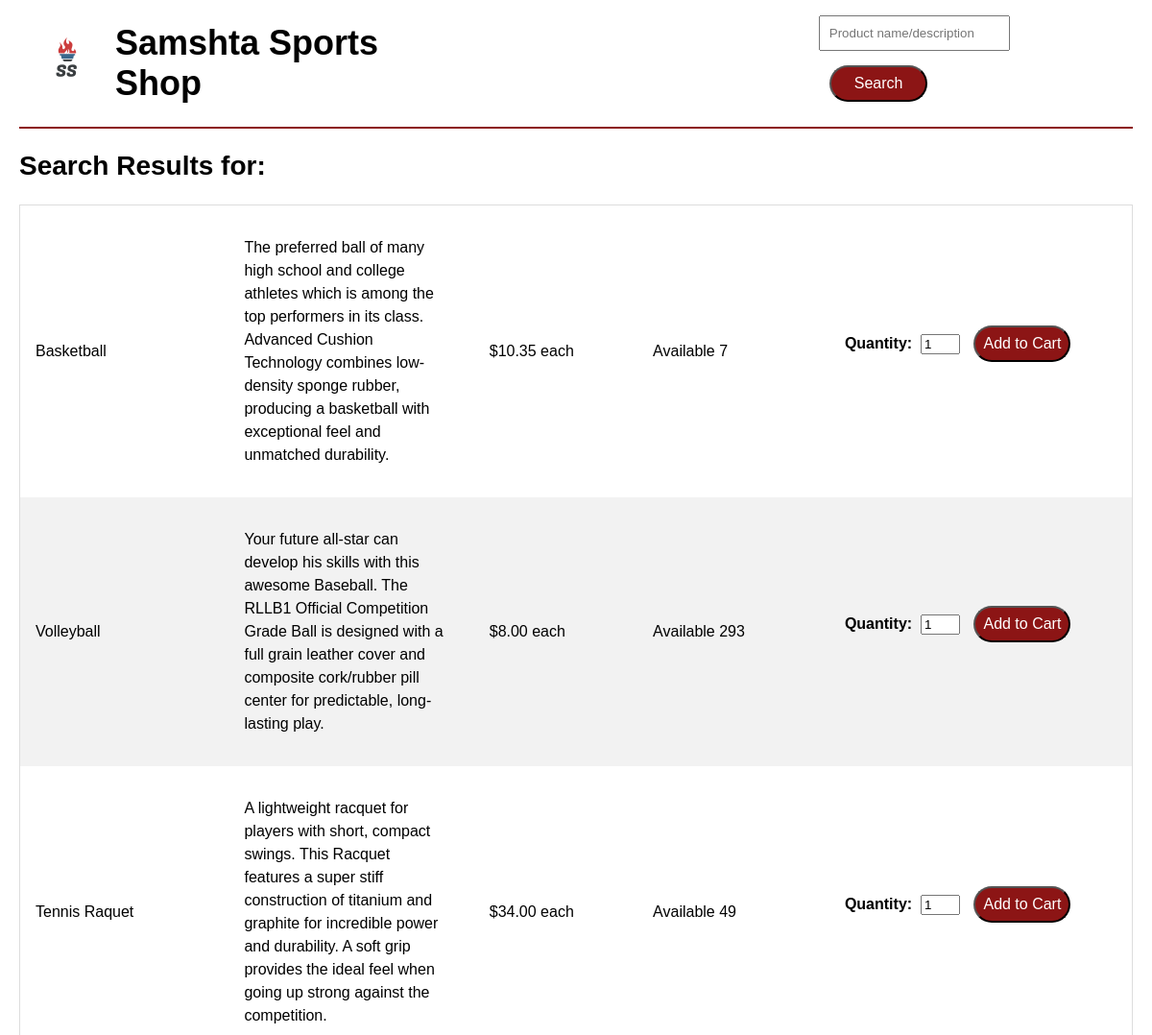
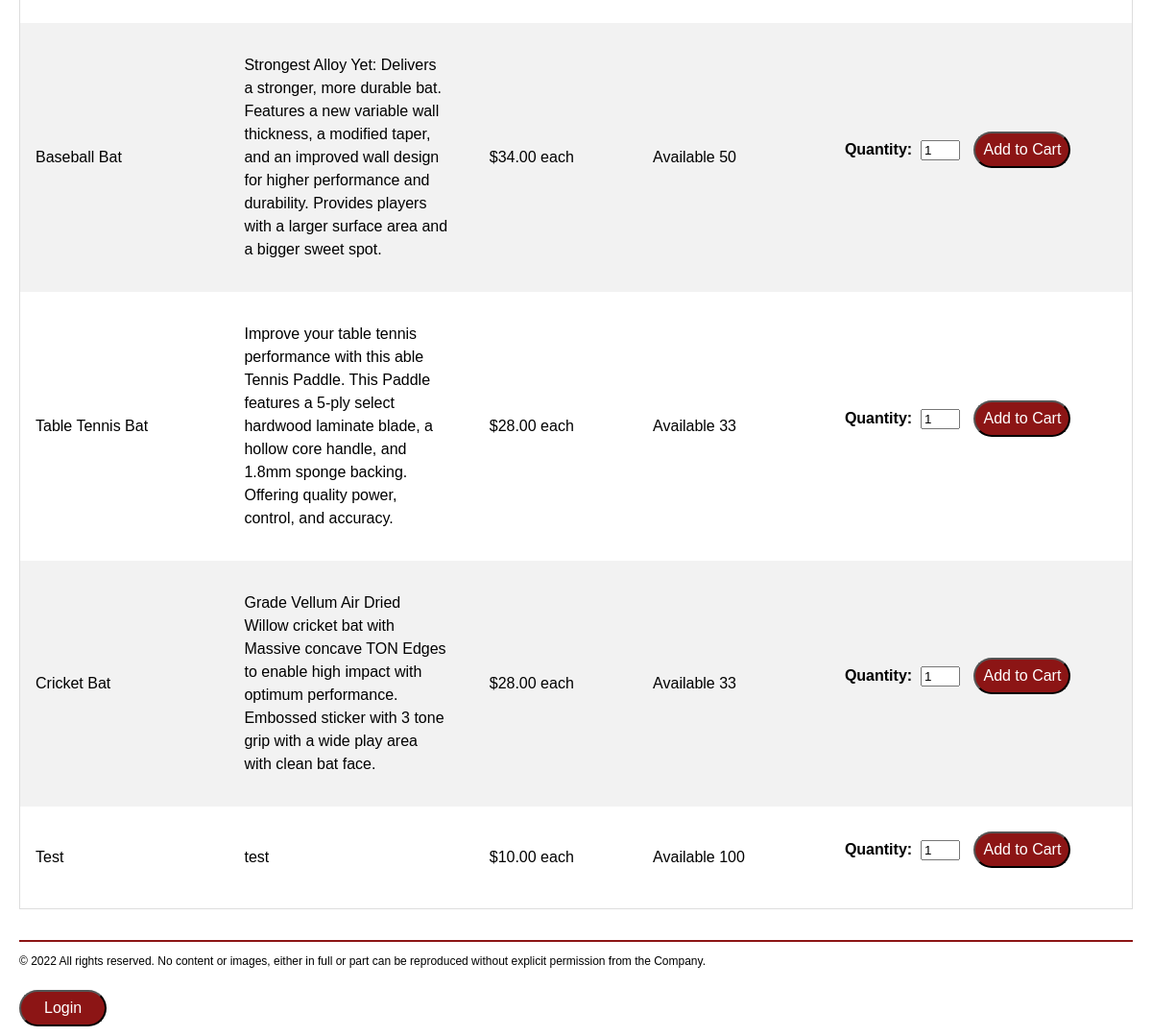
Screenshot of /search.php with the database file from the repository (2 pictures, top to bottom).
### tables this page shows
CREATE TABLE IF NOT EXISTS `Products` (
  `Id` int(11) NOT NULL AUTO_INCREMENT,
  `Name` varchar(50) NOT NULL,
  `Description` varchar(255) NOT NULL,
  `Price` decimal(10,2) NOT NULL,
  `Quantity` int(10) NOT NULL,
  `isDeleted` tinyint(1) NOT NULL,
  PRIMARY KEY (`Id`)
);

### search.php (the view, shortened to what this page needs)
<?php
require_once('database.php');
$searchText = filter_input(INPUT_POST, 'search', FILTER_SANITIZE_STRING);
$pattern = '%' . $searchText . '%';
$queryAllProducts = 'SELECT * FROM Products WHERE Name like :text or Description like :text and isDeleted = 0 order by ID' ;
$statement = $db->prepare($queryAllProducts);
$statement->bindValue(':text', $pattern);
$statement->execute();
$products = $statement->fetchAll();
?>
<?php include 'header.php'; ?>
    <main>
        <h2>Search Results for: <?php echo $searchText ?></h2>
        <?php if (!$products == null) { ?>
            <table>
        <?php foreach ($products as $product) : ?>
            <tr>
                <td width="30px">
                    <p><?php echo $product['Name']; ?></p>
                </td>
                <td width="30px">
                    <p><?php echo $product['Description']; ?></p>
                </td>
                <td width="30px">
                    <p>$<?php echo $product['Price']; ?> each</p>
                </td>
                <td width="30px">
                    <p>Available <?php if ($product['Quantity'] == 0) {
                                        echo 'Out of Stock';
                                    } else {
                                        echo $product['Quantity']; ?>
                </td>
                <td width="30px">
                    <form action="cart_view.php" method="POST" id="add_to_cart_form">
                        <b>Quantity:</b>&nbsp;
                        <input type="text" name="quantity" value="1" size="2" required />
                        <input type="submit" value="Add to Cart" class="addtocartButton" />
                    </form>
                <?php
                                    } ?>
                </td>
            </tr>
        <?php endforeach; ?>
    </table>
        <?php } else {
            echo 'No products found were matching your search text. Please try a different search text. ';
        } ?>
    </main>
    <?php include 'footer.php'; ?>

### CSS/style.css (style rules this page uses)
h2 { font-family: sans-serif; font-size: 28px; }
p { font-size: 16px; line-height: 1.5rem; margin-right: 10px; }
body { max-width: 1160px; margin: 0 auto; font-family: sans-serif; }
table { margin-top: 1rem; border-collapse: collapse; border-spacing: 0; width: 100%; border: 1px solid #ddd; padding: 16px; }
th, td { text-align: left; padding: 16px; }
tr:nth-child(even) { background-color: #f2f2f2; }
.addtocartButton { font-size: 1rem; font-weight: normal; background-color: #8c1515; color: #fff; padding: 8px 8px; border-radius: 20px; margin-left: 10px; margin-top: 10px; margin-right: 25px; margin-bottom: 10px; }

### rows the page displays
products: Name "Basketball", Description "The preferred ball of many high school and college athletes which is among the top performers in its class. Advanced Cushion Technology combines low-density sponge rubber, producing a basketball with exceptional feel and unmatched durability.", Price "10.35", Quantity "7"
products: Name "Volleyball", Description "Your future all-star can develop his skills with this awesome Baseball. The RLLB1 Official Competition Grade Ball is designed with a full grain leather cover and composite cork/rubber pill center for predictable, long-lasting play.", Price "8.00", Quantity "293"
products: Name "Tennis Raquet", Description "A lightweight racquet for players with short, compact swings. This Racquet features a super stiff construction of titanium and graphite for incredible power and durability. A soft grip provides the ideal feel when going up strong against the competition.", Price "34.00", Quantity "49"
products: Name "Baseball Bat", Description "Strongest Alloy Yet: Delivers a stronger, more durable bat. Features a new variable wall thickness, a modified taper, and an improved wall design for higher performance and durability. Provides players with a larger surface area and a bigger sweet spot.", Price "34.00", Quantity "50"
products: Name "Table Tennis Bat", Description "Improve your table tennis performance with this able Tennis Paddle. This Paddle features a 5-ply select hardwood laminate blade, a hollow core handle, and 1.8mm sponge backing. Offering quality power, control, and accuracy.", Price "28.00", Quantity "33"
products: Name "Cricket Bat", Description "Grade Vellum Air Dried Willow cricket bat with Massive concave TON Edges to enable high impact with optimum performance. Embossed sticker with 3 tone grip with a wide play area with clean bat face.", Price "28.00", Quantity "33"
products: Name "Test", Description "test", Price "10.00", Quantity "100"
